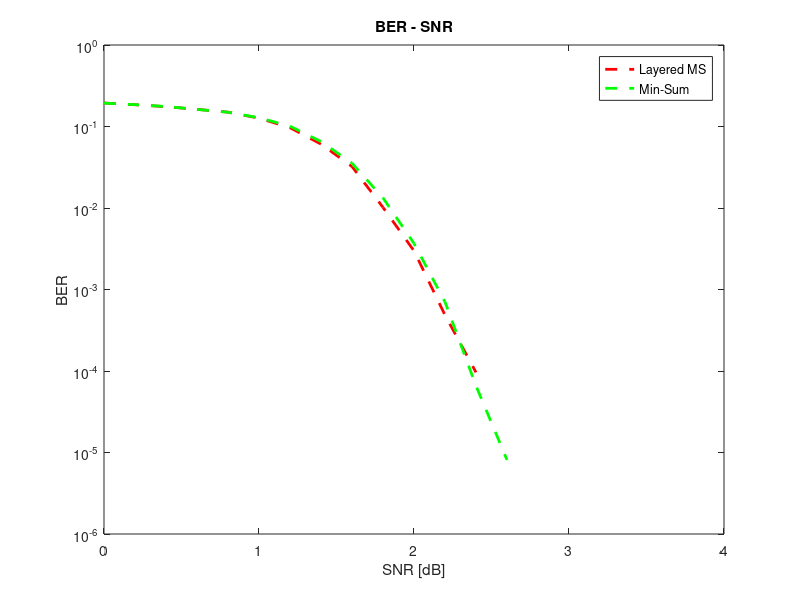

Reproduce this figure in MATLAB.
% plot the BER-SNR curve

% load ber data
MS = load('BER/MS.mat');
LMS = load('BER/LMS.mat');
max_len = max([length(MS.ber_res) length(LMS.ber_res)]);

% padding 0 to the same length
MS.ber_res = [MS.ber_res zeros(1,max_len-length(MS.ber_res))];
LMS.ber_res = [LMS.ber_res zeros(1,max_len-length(LMS.ber_res))];

% plot BER - SNR
snrdb = (0:0.2:(0.2*max_len-0.2));
figure;
plot(snrdb, LMS.ber_res, '--', 'color', 'r', 'LineWidth', 2);
hold on;
plot(snrdb, MS.ber_res, '--', 'color', 'g', 'LineWidth', 2);
legend('Layered MS', 'Min-Sum');
set(gca, 'YScale', 'log')
title('BER - SNR');
ylabel('BER');
xlabel('SNR [dB]');
xlim([0,4])
ylim([10^(-6),1]);
hold off;